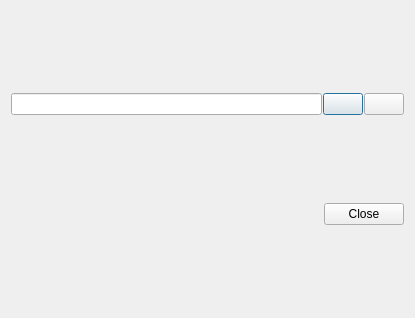
<?xml version="1.0" encoding="UTF-8"?>
<ui version="4.0">
 <class>TagManager</class>
 <widget class="QDialog" name="TagManager">
  <property name="geometry">
   <rect>
    <x>0</x>
    <y>0</y>
    <width>415</width>
    <height>318</height>
   </rect>
  </property>
  <property name="windowTitle">
   <string>Tag manager</string>
  </property>
  <layout class="QVBoxLayout" name="verticalLayout">
   <item>
    <layout class="QHBoxLayout" name="horizontalLayout">
     <property name="spacing">
      <number>1</number>
     </property>
     <item>
      <widget class="JB::FancyLineEdit" name="tagSearchLineEdit">
       <property name="instructionText">
        <string>Search for tag</string>
       </property>
      </widget>
     </item>
     <item>
      <widget class="QPushButton" name="addTagButton">
       <property name="toolTip">
        <string>Add tag</string>
       </property>
       <property name="text">
        <string/>
       </property>
       <property name="icon">
        <iconset resource="../src/fontmate.qrc">
         <normaloff>:/icons/add.png</normaloff>:/icons/add.png</iconset>
       </property>
      </widget>
     </item>
     <item>
      <widget class="QPushButton" name="removeTagButton">
       <property name="toolTip">
        <string>Remove tag</string>
       </property>
       <property name="text">
        <string/>
       </property>
       <property name="icon">
        <iconset resource="../src/fontmate.qrc">
         <normaloff>:/icons/remove.png</normaloff>:/icons/remove.png</iconset>
       </property>
       <property name="flat">
        <bool>false</bool>
       </property>
      </widget>
     </item>
    </layout>
   </item>
   <item>
    <widget class="QDialogButtonBox" name="buttonBox">
     <property name="orientation">
      <enum>Qt::Horizontal</enum>
     </property>
     <property name="standardButtons">
      <set>QDialogButtonBox::Close</set>
     </property>
    </widget>
   </item>
  </layout>
 </widget>
 <customwidgets>
  <customwidget>
   <class>JB::FancyLineEdit</class>
   <extends>QLineEdit</extends>
   <header>jb/widgets/fancylineedit.h</header>
  </customwidget>
 </customwidgets>
 <resources>
  <include location="../src/fontmate.qrc"/>
 </resources>
 <connections>
  <connection>
   <sender>buttonBox</sender>
   <signal>accepted()</signal>
   <receiver>TagManager</receiver>
   <slot>accept()</slot>
   <hints>
    <hint type="sourcelabel">
     <x>248</x>
     <y>254</y>
    </hint>
    <hint type="destinationlabel">
     <x>157</x>
     <y>274</y>
    </hint>
   </hints>
  </connection>
  <connection>
   <sender>buttonBox</sender>
   <signal>rejected()</signal>
   <receiver>TagManager</receiver>
   <slot>reject()</slot>
   <hints>
    <hint type="sourcelabel">
     <x>316</x>
     <y>260</y>
    </hint>
    <hint type="destinationlabel">
     <x>286</x>
     <y>274</y>
    </hint>
   </hints>
  </connection>
 </connections>
</ui>
